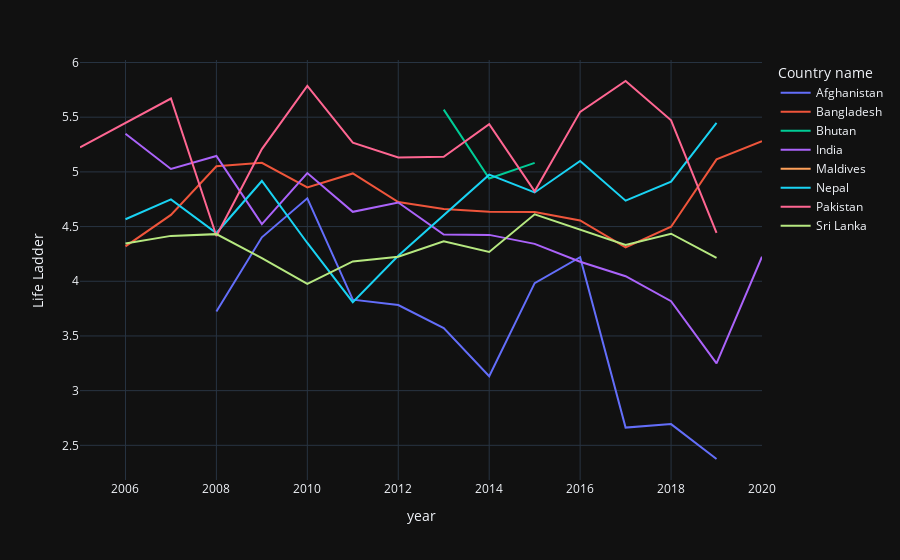

Write notebook code for a chart like this one.
### Code cell
Life = df1[df1["Country name"].isin(south_asian_countries)] 
plt.figure(figsize=(15,10))
px.line(Life,x="year",y="Life Ladder",color="Country name",template="plotly_dark")

### Figure 1 — Plotly figure (JSON) as saved in the notebook; plotly's stock layout.template omitted (floating-point values rounded to 4 significant figures)
{"data": [{"hovertemplate": "Country name=Afghanistan<br>year=%{x}<br>Life Ladder=%{y}<extra></extra>", "legendgroup": "Afghanistan", "line": {"color": "#636efa", "dash": "solid"}, "mode": "lines", "name": "Afghanistan", "orientation": "v", "showlegend": true, "type": "scatter", "x": [2008, 2009, 2010, 2011, 2012, 2013, 2014, 2015, 2016, 2017, 2018, 2019], "xaxis": "x", "y": [3.724, 4.402, 4.758, 3.832, 3.783, 3.572, 3.131, 3.983, 4.22, 2.662, 2.694, 2.375], "yaxis": "y"}, {"hovertemplate": "Country name=Bangladesh<br>year=%{x}<br>Life Ladder=%{y}<extra></extra>", "legendgroup": "Bangladesh", "line": {"color": "#EF553B", "dash": "solid"}, "mode": "lines", "name": "Bangladesh", "orientation": "v", "showlegend": true, "type": "scatter", "x": [2006, 2007, 2008, 2009, 2010, 2011, 2012, 2013, 2014, 2015, 2016, 2017, 2018, 2019, 2020], "xaxis": "x", "y": [4.319, 4.607, 5.052, 5.083, 4.858, 4.986, 4.724, 4.66, 4.636, 4.633, 4.556, 4.31, 4.499, 5.114, 5.28], "yaxis": "y"}, {"hovertemplate": "Country name=Bhutan<br>year=%{x}<br>Life Ladder=%{y}<extra></extra>", "legendgroup": "Bhutan", "line": {"color": "#00cc96", "dash": "solid"}, "mode": "lines", "name": "Bhutan", "orientation": "v", "showlegend": true, "type": "scatter", "x": [2013, 2014, 2015], "xaxis": "x", "y": [5.569, 4.939, 5.082], "yaxis": "y"}, {"hovertemplate": "Country name=India<br>year=%{x}<br>Life Ladder=%{y}<extra></extra>", "legendgroup": "India", "line": {"color": "#ab63fa", "dash": "solid"}, "mode": "lines", "name": "India", "orientation": "v", "showlegend": true, "type": "scatter", "x": [2006, 2007, 2008, 2009, 2010, 2011, 2012, 2013, 2014, 2015, 2016, 2017, 2018, 2019, 2020], "xaxis": "x", "y": [5.348, 5.027, 5.146, 4.522, 4.989, 4.635, 4.72, 4.428, 4.424, 4.342, 4.179, 4.046, 3.818, 3.249, 4.225], "yaxis": "y"}, {"hovertemplate": "Country name=Maldives<br>year=%{x}<br>Life Ladder=%{y}<extra></extra>", "legendgroup": "Maldives", "line": {"color": "#FFA15A", "dash": "solid"}, "mode": "lines", "name": "Maldives", "orientation": "v", "showlegend": true, "type": "scatter", "x": [2018], "xaxis": "x", "y": [5.198], "yaxis": "y"}, {"hovertemplate": "Country name=Nepal<br>year=%{x}<br>Life Ladder=%{y}<extra></extra>", "legendgroup": "Nepal", "line": {"color": "#19d3f3", "dash": "solid"}, "mode": "lines", "name": "Nepal", "orientation": "v", "showlegend": true, "type": "scatter", "x": [2006, 2007, 2008, 2009, 2010, 2011, 2012, 2013, 2014, 2015, 2016, 2017, 2018, 2019], "xaxis": "x", "y": [4.567, 4.748, 4.441, 4.917, 4.35, 3.809, 4.233, 4.605, 4.975, 4.812, 5.1, 4.737, 4.91, 5.449], "yaxis": "y"}, {"hovertemplate": "Country name=Pakistan<br>year=%{x}<br>Life Ladder=%{y}<extra></extra>", "legendgroup": "Pakistan", "line": {"color": "#FF6692", "dash": "solid"}, "mode": "lines", "name": "Pakistan", "orientation": "v", "showlegend": true, "type": "scatter", "x": [2005, 2007, 2008, 2009, 2010, 2011, 2012, 2013, 2014, 2015, 2016, 2017, 2018, 2019], "xaxis": "x", "y": [5.225, 5.671, 4.414, 5.208, 5.786, 5.267, 5.132, 5.138, 5.436, 4.823, 5.549, 5.831, 5.472, 4.443], "yaxis": "y"}, {"hovertemplate": "Country name=Sri Lanka<br>year=%{x}<br>Life Ladder=%{y}<extra></extra>", "legendgroup": "Sri Lanka", "line": {"color": "#B6E880", "dash": "solid"}, "mode": "lines", "name": "Sri Lanka", "orientation": "v", "showlegend": true, "type": "scatter", "x": [2006, 2007, 2008, 2009, 2010, 2011, 2012, 2013, 2014, 2015, 2017, 2018, 2019], "xaxis": "x", "y": [4.345, 4.415, 4.431, 4.212, 3.977, 4.181, 4.225, 4.365, 4.268, 4.612, 4.331, 4.435, 4.213], "yaxis": "y"}], "layout": {"legend": {"title": {"text": "Country name"}, "tracegroupgap": 0}, "margin": {"t": 60}, "xaxis": {"anchor": "y", "domain": [0, 1], "title": {"text": "year"}}, "yaxis": {"anchor": "x", "domain": [0, 1], "title": {"text": "Life Ladder"}}}}
